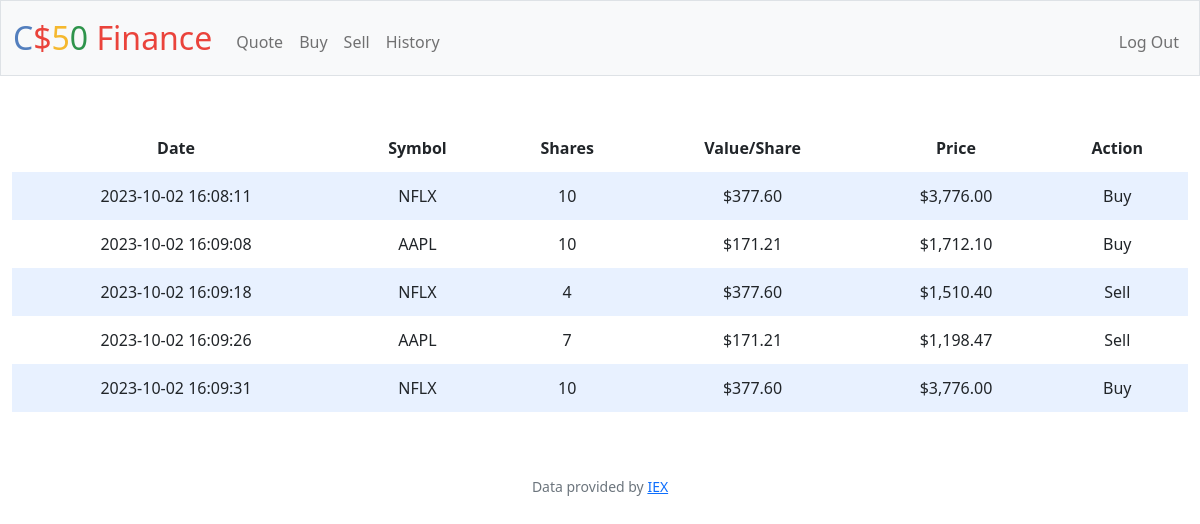
Page /history (signed in) on the committed database.
### tables this page shows
CREATE TABLE history (
                   transaction_id INTEGER PRIMARY KEY,
                   user_id INTEGER,
                   stock TEXT,
                   shares INTEGER,
                   price INTEGER,
                   date DATETIME, action TEXT,
                   FOREIGN KEY (user_id) REFERENCES users(id));

### app.py (the view)
@app.route("/history")
@login_required
def history():
    history = db.execute("SELECT * FROM history WHERE user_id = ? ORDER BY date ASC", session["user_id"])
    if not history:
        return render_template("blank.html")
    values = [stock['price']/stock['shares'] for stock in history]
    values = [usd(value) for value in values]
    prices = [usd(price['price']) for price in history]
    return render_template("history.html", history=history, values=values, prices=prices)

### app.py (called while the page is built)
@app.after_request
def after_request(response):
    response.headers["Cache-Control"] = "no-cache, no-store, must-revalidate"
    response.headers["Expires"] = 0
    response.headers["Pragma"] = "no-cache"
    return response

### helpers.py (called while the page is built)
def login_required(f):
    @wraps(f)
    def decorated_function(*args, **kwargs):
        if session.get("user_id") is None:
            return redirect("/login")
        return f(*args, **kwargs)
    return decorated_function

def usd(value):
    return f"${value:,.2f}"

### templates/history.html (shortened to what this page needs)
{% extends "layout.html" %}
{% block main %}
    <div action="/history" class="section">
        <table>
            <thead>
                <tr>
                    <th>Date</th>
                    <th>Symbol</th>
                    <th>Shares</th>
                    <th>Value/Share</th>
                    <th>Price</th>
                    <th>Action</th>
                </tr>
            </thead>
            <tbody>
                {% for index in range(history|length) %}
                <tr>
                    <td>{{ history[index].date }}</td>
                    <td>{{ history[index].stock }}</td>
                    <td>{{ history[index].shares }}</td>
                    <td>{{ values[index] }}</td>
                    <td>{{ prices[index] }}</td>
                    <td>{{ history[index].action }}</td>
                </tr>
                {% endfor %}
            </tbody>
        </table>
    </div>
{% endblock %}

### templates/layout.html (shortened to what this page needs)
<!DOCTYPE html>
<html lang="en">
    <head>
        <link href="https://cdn.jsdelivr.net/npm/bootstrap@5.1.3/dist/css/bootstrap.min.css" rel="stylesheet">
        <link href="/static/styles.css" rel="stylesheet">
    </head>
    <body>
        <nav class="bg-light border navbar navbar-expand-md navbar-light">
            <div class="container-fluid">
                <a class="navbar-brand" href="/"><span class="blue">C</span><span class="red">$</span><span class="yellow">5</span><span class="green">0</span> <span class="red">Finance</span></a>
                <div class="collapse navbar-collapse" id="navbar">
                    {% if session["user_id"] %}
                        <ul class="navbar-nav me-auto mt-2">
                            <li class="nav-item"><a class="nav-link" href="/quote">Quote</a></li>
                            <li class="nav-item"><a class="nav-link" href="/buy">Buy</a></li>
                            <li class="nav-item"><a class="nav-link" href="/sell">Sell</a></li>
                            <li class="nav-item"><a class="nav-link" href="/history">History</a></li>
                        </ul>
                        <ul class="navbar-nav ms-auto mt-2">
                            <li class="nav-item"><a class="nav-link" href="/logout">Log Out</a></li>
                        </ul>
                    {% else %}
                        <ul class="navbar-nav ms-auto mt-2">
                            <li class="nav-item"><a class="nav-link" href="/register">Register</a></li>
                            <li class="nav-item"><a class="nav-link" href="/login">Log In</a></li>
                        </ul>
                    {% endif %}
                </div>
            </div>
        </nav>
        <main class="container-fluid py-5 text-center">
            {% block main %}{% endblock %}
        </main>
        <footer class="mb-5 small text-center text-muted">
            Data provided by <a href="https://iexcloud.io/">IEX</a>
        </footer>
    </body>
</html>

### static/styles.css (style rules this page uses)
nav .navbar-brand { font-size: xx-large; }
nav .navbar-brand .blue { color: #537fbe; }
nav .navbar-brand .red { color: #ea433b; }
nav .navbar-brand .yellow { color: #f5b82e; }
nav .navbar-brand .green { color: #2e944b; }
table { background-color: transparent; margin-bottom: 1rem; width: 100%; }
table th, table td { padding: 0.75rem; vertical-align: middle; }
tbody tr:nth-of-type(odd) { background-color: rgb(179, 208, 255, 0.3) }

### rows in the picture
history: date "2023-10-02 16:08:11", stock "NFLX", shares "10", action "Buy"
history: date "2023-10-02 16:09:08", stock "AAPL", shares "10", action "Buy"
history: date "2023-10-02 16:09:18", stock "NFLX", shares "4", action "Sell"
history: date "2023-10-02 16:09:26", stock "AAPL", shares "7", action "Sell"
history: date "2023-10-02 16:09:31", stock "NFLX", shares "10", action "Buy"

### other values in the picture
{{ values[index] }} "$377.60" "$171.21" "$377.60" "$171.21" "$377.60"
{{ prices[index] }} "$3,776.00" "$1,712.10" "$1,510.40" "$1,198.47" "$3,776.00"
